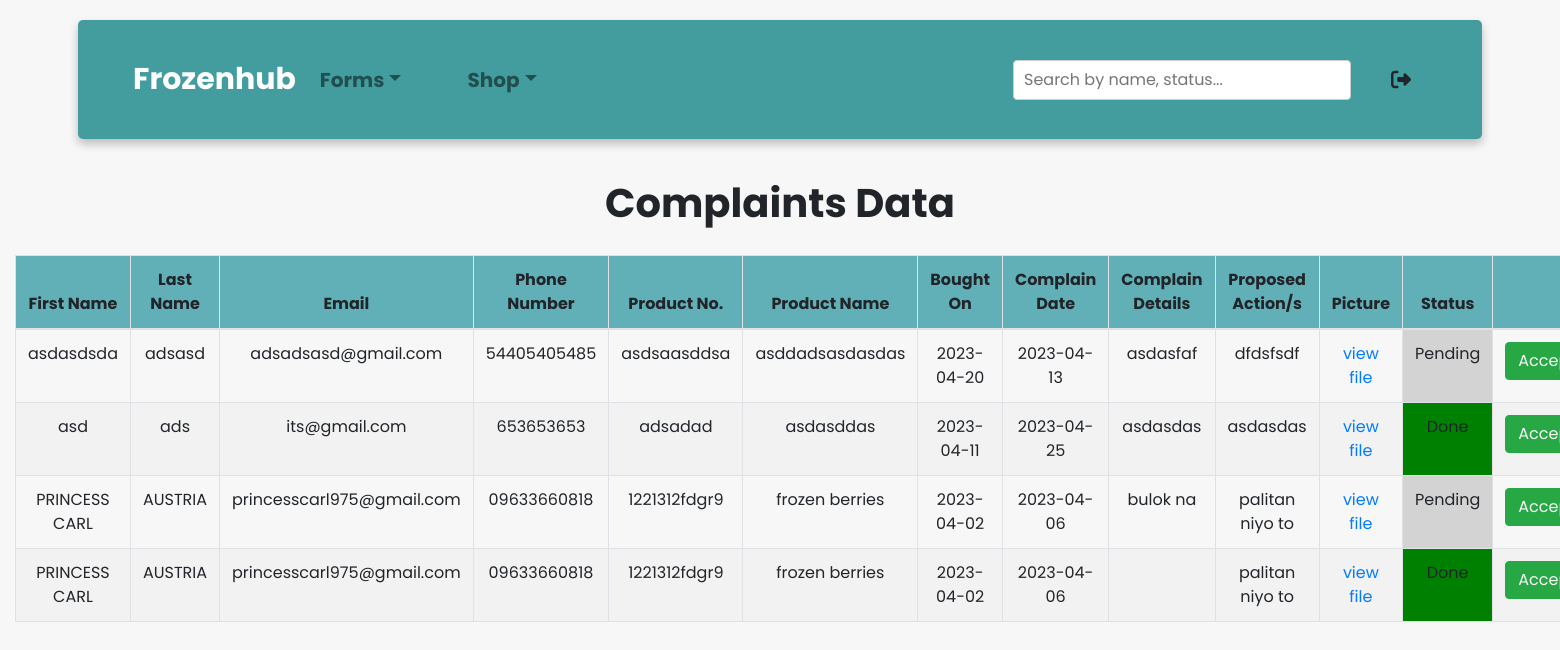
The app's page /admin/index.php?complaints (signed in) with its own data.
### tables this page shows
CREATE TABLE `complaints_table` (
  `com_id` int(11) NOT NULL,
  `firstname` varchar(30) NOT NULL,
  `lastname` varchar(30) NOT NULL,
  `email` varchar(30) NOT NULL,
  `phoneNum` varchar(30) NOT NULL,
  `proNo` varchar(30) NOT NULL,
  `comDate` date NOT NULL,
  `proName` varchar(30) NOT NULL,
  `boughtOn` date NOT NULL,
  `details` varchar(100) NOT NULL,
  `actions` varchar(100) NOT NULL,
  `status` varchar(255) NOT NULL,
  `picture` varchar(255) NOT NULL
);

### admin/complaints.php (the view)
<div class="container-fluid">
        <h1 class="text-center" style="padding: 20px; font-weight:bold">Complaints Data</h1>
        <table id="table" class="table table-bordered text-center" style="width:100%; margin:auto; border-collapse:collapse;">
        <thead style="background-color: #61b0b7;">
        <tr>
            <th>First Name</th>
            <th>Last Name</th>
            <th>Email</th>
            <th>Phone Number</th>
            <th>Product No.</th>
            <th>Product Name</th>
            <th>Bought On</th>
            <th>Complain Date</th>
            <th>Complain Details</th>
            <th> Proposed Action/s </th>
            <th> Picture </th>
            <th> Status </th>
		        <th colspan="2">Actions</th>
        </tr>
</thead>
<tbody>
<?php
$sql = "SELECT * FROM complaints_table ORDER BY `complaints_table`.`com_id` DESC";
$result = $conn->query($sql);
    while ($row = mysqli_fetch_assoc($result)){
    $com_id = $row["com_id"];
    $status = $row["status"];
    $picture = $row['picture'];
        echo '<tr>
		<td data-label="First Name">' . $row["firstname"] . '</td>
		<td data-label="Last Name">' . $row["lastname"] . '</td>
		<td data-label="Email">' . $row["email"] . '</td>
		<td data-label="Phone Number">' . $row['phoneNum'] . '</td>
		<td data-label="Product Number">' . $row['proNo'] . '</td>
    <td data-label="Product Name">' . $row['proName'] . '</td>
    <td data-label="Bought On">' . $row['boughtOn'] . '</td>
    <td data-label="Commplaint Date">' . $row['comDate'] . '</td>
		<td data-label="Details">' . $row['details'] . '</td>
    <td data-label="Proposed Action/s">' . $row['actions'] . '</td>';
      ?>
        <td><a href="../pictures/<?php echo $picture ?>">view file</a></td>
      <?php
        if ($status == "Pending") {
          echo '
      <td style="background:lightgray;" data-label="Status">' . $status . '</td>
      ';
        }
        if ($status == "Done") {
          echo '
      <td style="background:green;" data-label="Status">' . $status . '</td>
      ';
        }
        echo '
		<td data-label="Actions">
    <form method ="post">
    <button class="btn btn-success">
    <a href="./approval/complaints_done.php?id=' . $com_id . '" class="text-light">Accept</a></button>
   </td>
   <td>
    <button class="btn btn-secondary">
    <a href="./approval/complaints_pending.php?id=' . $com_id . '" class="text-light">To Process</a></button>
   </td>
    </form> ';
      }
      ?>
  </table>
</div>

### style.css (style rules this page uses)
tr:nth-child(even) { background-color: #f2f2f2; }

### records on screen
complaints_table: firstname "asdasdsda", lastname "adsasd", email "adsadsasd@gmail.com", phoneNum "54405405485", proNo "asdsaasddsa", proName "asddadsasdasdas", boughtOn "2023-04-20", comDate "2023-04-13", details "asdasfaf", actions "dfdsfsdf", status "Pending"
complaints_table: firstname "asd", lastname "ads", email "its@gmail.com", phoneNum "653653653", proNo "adsadad", proName "asdasddas", boughtOn "2023-04-11", comDate "2023-04-25", details "asdasdas", actions "asdasdas", status "Done"
complaints_table: firstname "PRINCESS CARL", lastname "AUSTRIA", email "princesscarl975@gmail.com", phoneNum "09633660818", proNo "1221312fdgr9", proName "frozen berries", boughtOn "2023-04-02", comDate "2023-04-06", details "bulok na", actions "palitan niyo to", status "Pending"
complaints_table: firstname "PRINCESS CARL", lastname "AUSTRIA", email "princesscarl975@gmail.com", phoneNum "09633660818", proNo "1221312fdgr9", proName "frozen berries", boughtOn "2023-04-02", comDate "2023-04-06", actions "palitan niyo to", status "Done"
